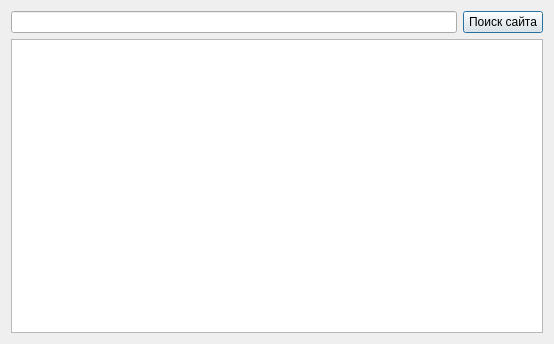
<?xml version="1.0" encoding="UTF-8"?>
<ui version="4.0">
 <class>keymanager</class>
 <widget class="QDialog" name="keymanager">
  <property name="geometry">
   <rect>
    <x>0</x>
    <y>0</y>
    <width>554</width>
    <height>344</height>
   </rect>
  </property>
  <property name="windowTitle">
   <string>Dialog</string>
  </property>
  <layout class="QGridLayout" name="gridLayout">
   <item row="0" column="0">
    <layout class="QHBoxLayout" name="horizontalLayout">
     <item>
      <widget class="QLineEdit" name="search"/>
     </item>
     <item>
      <widget class="QPushButton" name="search_buttom">
       <property name="minimumSize">
        <size>
         <width>0</width>
         <height>0</height>
        </size>
       </property>
       <property name="mouseTracking">
        <bool>true</bool>
       </property>
       <property name="text">
        <string>Поиск сайта</string>
       </property>
      </widget>
     </item>
    </layout>
   </item>
   <item row="2" column="0">
    <widget class="QTableWidget" name="pass_manager"/>
   </item>
   <item row="1" column="0">
    <layout class="QGridLayout" name="gridLayout_2"/>
   </item>
  </layout>
 </widget>
 <resources/>
 <connections/>
</ui>
